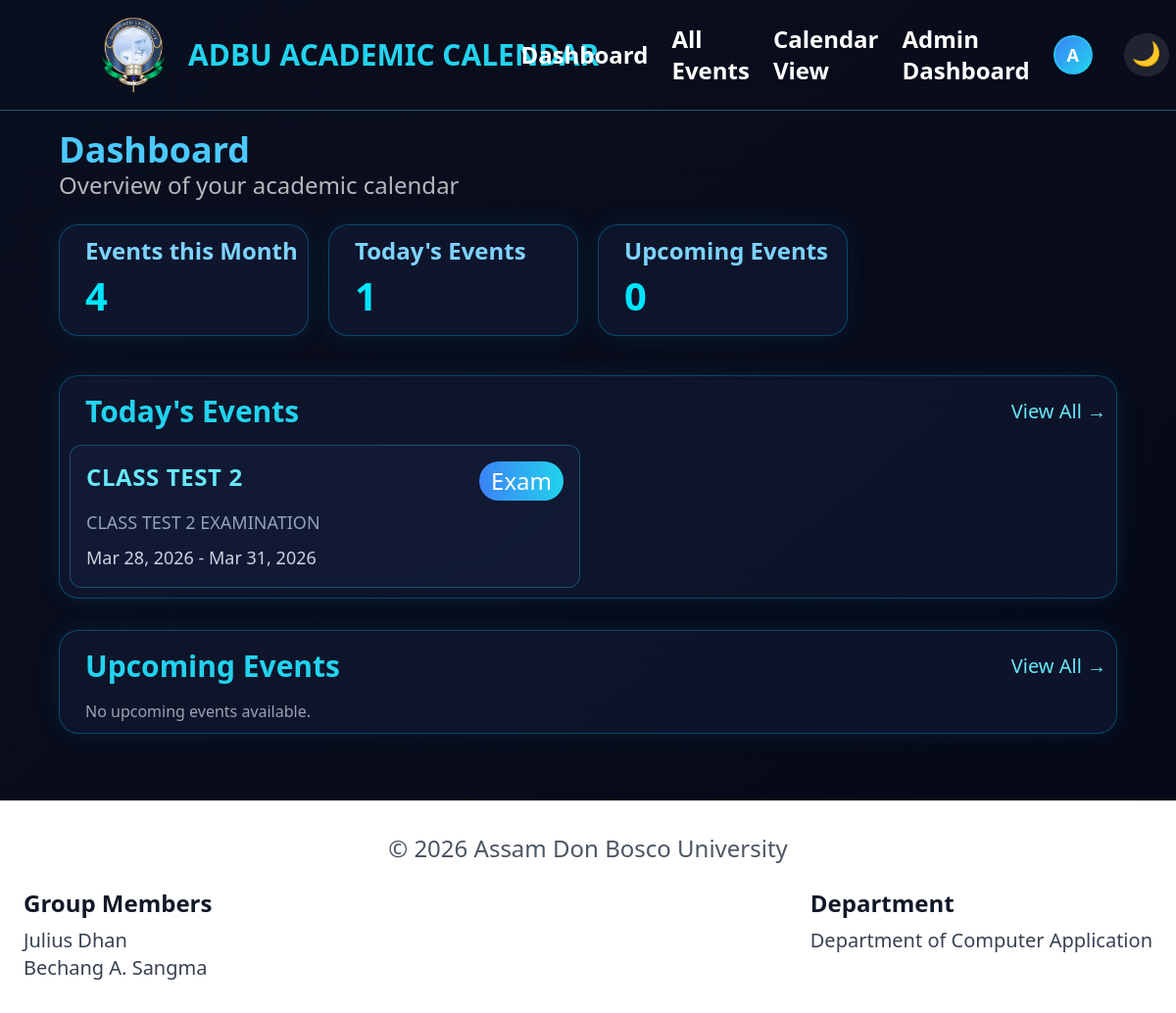
/ (signed in), run on the app's committed database.
### tables this page shows
CREATE TABLE `events` (
  `id` int(11) NOT NULL,
  `title` varchar(255) NOT NULL,
  `category` varchar(100) DEFAULT NULL,
  `start_date` date DEFAULT NULL,
  `end_date` date DEFAULT NULL,
  `description` text DEFAULT NULL,
  `created_at` timestamp NOT NULL DEFAULT current_timestamp()
);

### index.php (the view, shortened to what this page needs)
<?php
include 'includes/db.php';
include 'includes/header.php';
$totalQuery = $conn->query("SELECT COUNT(*) AS total FROM events");
$total = $totalQuery->fetch_assoc()['total'];
$currentQuery = $conn->query("
    SELECT * FROM events
    WHERE CURDATE() BETWEEN start_date AND end_date
");
$upcomingQuery = $conn->query("
    SELECT * FROM events
    WHERE start_date > CURDATE()
    ORDER BY start_date ASC
    LIMIT 5
");
?>
<section class="dashboard md:mx-10">
    <div class="page-header mb-6">
        <h1 class="text-2xl md:text-4xl md:font-bold">Dashboard</h1>
        <p class="subtitle text-base md:text-2xl">Overview of your academic calendar</p>
    </div>
    <div class="cards items-center justify-between mx-auto">
        <div class="card stat-card">
            <div class="stat-content">
                <h3 class="text-base md:pl-4 md:text-2xl font-semibold">Events this Month</h3>
                <p class="number  md:pl-4"><?php echo $total; ?></p>
            </div>
        </div>
        <div class="card stat-card">
            <div class="stat-content">
                <h3 class="md:text-2xl font-semibold  md:pl-4">Today's Events</h3>
                <p class="number  md:pl-4"><?php echo $currentQuery->num_rows; ?></p>
            </div>
        </div>
        <div class="card stat-card">
            <div class="stat-content">
                <h3 class="text-base md:text-2xl font-semibold  md:pl-4">Upcoming Events</h3>
                <p class="number  md:pl-4"><?php echo $upcomingQuery->num_rows; ?></p>
            </div>
        </div>
    </div>
    <div class="section mt-8">
        <div class="flex justify-between items-center ml-4 mt-2 mb-4">
            <h2 class="text-xl md:text-3xl font-semibold text-cyan-400">Today's Events</h2>
            <a href="events.php" class="text-sm md:text-xl text-cyan-300 hover:text-cyan-200">View All →</a>
        </div>
        <?php if ($currentQuery->num_rows > 0): ?>
            <div class="grid grid-cols-1 md:grid-cols-2 gap-4">
                <?php while ($event = $currentQuery->fetch_assoc()): ?>
                    <div class="event-card border border-cyan-400/30 rounded-xl p-4 hover:shadow-lg transition">
                        <div class="flex justify-between items-start mb-2">
                            <h3 class="text-base md:text-2xl font-semibold text-cyan-300 uppercase tracking-wide">
                                <?php echo htmlspecialchars($event['title']); ?>
                            </h3>
                            <span class="text-base md:text-2xl px-3 py-1 rounded-full bg-gradient-to-r from-blue-500 to-cyan-400 text-white">
                                <?php echo htmlspecialchars($event['category']); ?>
                            </span>
                        </div>
                        <p class="event-desc text-lg mb-2">
                            <?php echo htmlspecialchars($event['description']); ?>
                        </p>
                        <div class="event-date text-lg">
                            <?php echo date("M d, Y", strtotime($event['start_date'])); ?>
                            -
                            <?php echo date("M d, Y", strtotime($event['end_date'])); ?>
                        </div>
                    </div>
                <?php endwhile; ?>
            </div>
        <?php else: ?>
            <p class="text-gray-400 ml-4">No events available Today.</p>
        <?php endif; ?>
    </div>
    <div class="section mt-8">
        <div class="flex justify-between items-center ml-4 mt-2 mb-4">
            <h2 class="text-xl md:text-3xl font-semibold text-cyan-400">Upcoming Events</h2>
            <a href="events.php" class="text-sm md:text-xl text-cyan-300 hover:text-cyan-200">View All →</a>
        </div>
        <?php if ($upcomingQuery->num_rows > 0): ?>
            <div class="grid grid-cols-1 md:grid-cols-2 gap-4">
                <?php while ($event = $upcomingQuery->fetch_assoc()): ?>
                    <div class="event-card border border-cyan-400/30 rounded-xl p-4 hover:shadow-lg transition">
                        <div class="flex justify-between items-start mb-2">
                            <h3 class="text-lg font-semibold text-cyan-300 uppercase tracking-wide">
                                <?php echo htmlspecialchars($event['title']); ?>
                            </h3>
                            <span class="text-lg px-3 py-1 rounded-full bg-gradient-to-r from-blue-500 to-cyan-400 text-white">
                                <?php echo htmlspecialchars($event['category']); ?>
                            </span>
                        </div>
                        <p class="event-desc text-lg mb-2">
                            <?php echo htmlspecialchars($event['description']); ?>
                        </p>
                        <div class="event-date text-lg">
                            <?php echo date("M d, Y", strtotime($event['start_date'])); ?>
                            -
                            <?php echo date("M d, Y", strtotime($event['end_date'])); ?>
                        </div>
                    </div>
                <?php endwhile; ?>
            </div>
        <?php else: ?>
            <p class="text-gray-400 ml-4">No upcoming events available.</p>
        <?php endif; ?>
    </div>
</section>
<?php include 'includes/footer.php'; ?>

### css/style.css (style rules this page uses)
* { margin: 0; padding: 0; box-sizing: border-box; font-family: "Segoe UI", sans-serif; }
body { background: radial-gradient(circle at top left, #0a0f1f, #050816 60%); color: #e6f1ff; min-height: 100vh; }
.container, .dashboard { padding: 20px; }
.page-header h1 { color: #4cc9ff; }
.subtitle { opacity: 0.7; }
.calendar-container, .section, .table-container, .search-box, .card { background: rgba(20, 30, 60, 0.5); border: 1px solid rgba(0, 191, 255, 0.3); border-radius: 20px; padding: 10px; backdrop-filter: blur(15px); box-shadow: 0 0 25px rgba(0, 191, 255, 0.1); }
.event-card { background: rgba(20, 30, 60, 0.5); transition: transform 0.2s, box-shadow 0.2s; }
.event-desc { color: #94a3b8; }
.event-date { color: #cbd5e1; }
.cards { display: grid; grid-template-columns: repeat(2, 1fr); gap: 20px; margin-bottom: 40px; }
@media (min-width: 992px) { .cards { grid-template-columns: repeat(4, 1fr); } }
.card h3 { color: #7dd3ff; }
.number { font-size: 40px; font-weight: bold; color: #00e5ff; }

### includes/header.php (style rules this page uses)
body { background: linear-gradient(to bottom right, #0a0f1f, #050816); color: white; }

### data on the page
events: title "CLASS TEST 2", category "Exam", description "CLASS TEST 2 EXAMINATION", start_date "Mar 28, 2026", end_date "Mar 31, 2026"

### other printed values
substr($_SESSION['admin'], 0, 1) "A"
$total "4"
$currentQuery->num_rows "1"
$upcomingQuery->num_rows "0"
